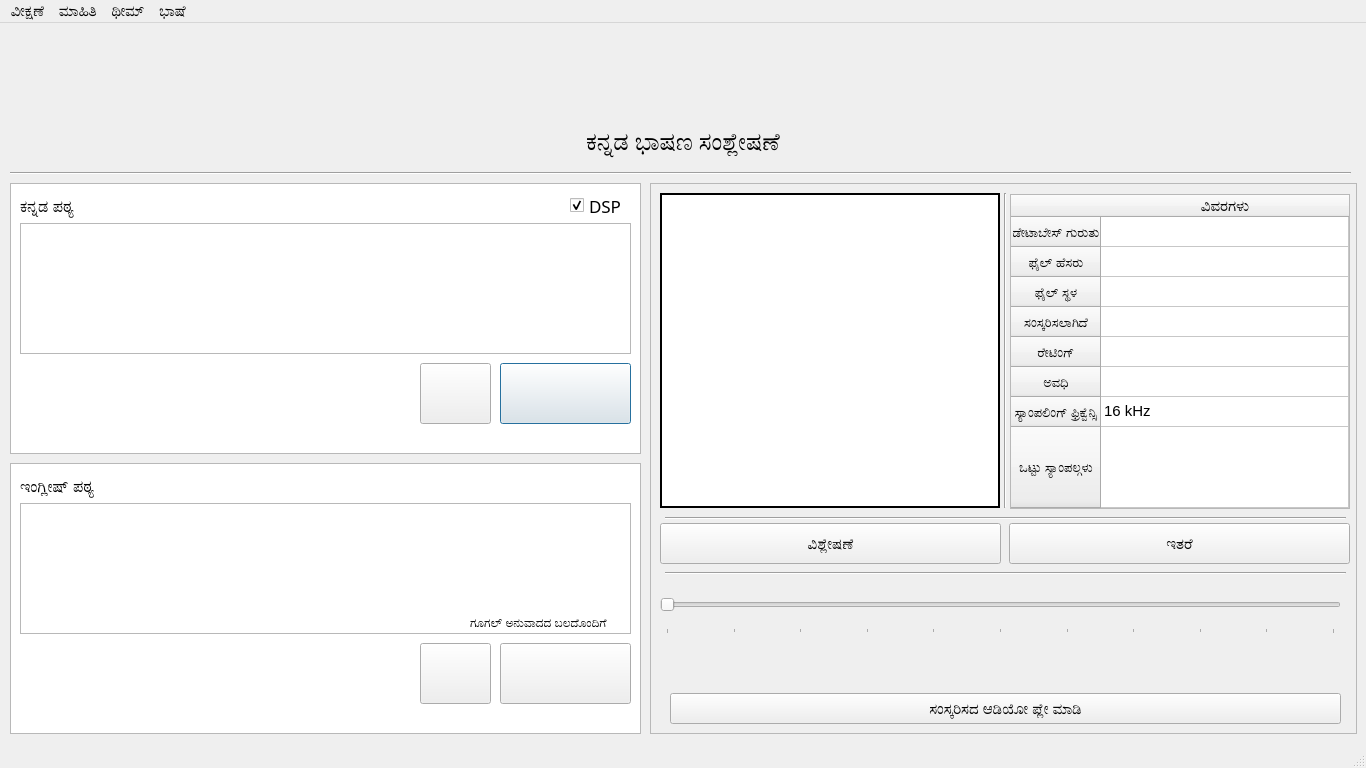
 <widget class="QMainWindow" name="MainWindow">
  <property name="geometry">
   <rect>
    <x>0</x>
    <y>0</y>
    <width>1366</width>
    <height>768</height>
   </rect>
  </property>
  <property name="sizePolicy">
   <sizepolicy hsizetype="Fixed" vsizetype="Fixed">
    <horstretch>100</horstretch>
    <verstretch>100</verstretch>
   </sizepolicy>
  </property>
  <property name="minimumSize">
   <size>
    <width>1300</width>
    <height>700</height>
   </size>
  </property>
  <property name="font">
   <font>
    <pointsize>11</pointsize>
   </font>
  </property>
  <property name="windowTitle">
   <string>Kannada Speech Synthesis</string>
  </property>
  <property name="windowIcon">
   <iconset resource="AppResources.qrc">
    <normaloff>:/img/img/icon.svg</normaloff>:/img/img/icon.svg</iconset>
  </property>
  <property name="toolButtonStyle">
   <enum>Qt::ToolButtonIconOnly</enum>
  </property>
  <property name="lang" stdset="0">
   <string>kn</string>
  </property>
  <widget class="QWidget" name="centralwidget">
   <property name="sizePolicy">
    <sizepolicy hsizetype="Fixed" vsizetype="Fixed">
     <horstretch>0</horstretch>
     <verstretch>0</verstretch>
    </sizepolicy>
   </property>
   <widget class="QLabel" name="rit_logo">
    <property name="geometry">
     <rect>
      <x>-1</x>
      <y>-10</y>
      <width>1366</width>
      <height>111</height>
     </rect>
    </property>
    <property name="text">
     <string>&lt;html&gt;&lt;head/&gt;&lt;body&gt;&lt;p align=&quot;center&quot;&gt;&lt;img src=&quot;:/img/img/icon.svg&quot; width=&quot;100&quot; height=&quot;100&quot;/&gt;&lt;/p&gt;&lt;/body&gt;&lt;/html&gt;</string>
    </property>
   </widget>
   <widget class="QLabel" name="project_title">
    <property name="geometry">
     <rect>
      <x>0</x>
      <y>100</y>
      <width>1366</width>
      <height>41</height>
     </rect>
    </property>
    <property name="font">
     <font>
      <family>Manjari</family>
     </font>
    </property>
    <property name="text">
     <string>&lt;!DOCTYPE HTML PUBLIC &quot;-//W3C//DTD HTML 4.0//EN&quot; &quot;http://www.w3.org/TR/REC-html40/strict.dtd&quot;&gt;
&lt;html&gt;&lt;head&gt;&lt;meta name=&quot;qrichtext&quot; content=&quot;1&quot; /&gt;&lt;style type=&quot;text/css&quot;&gt;
p, li { white-space: pre-wrap; }
&lt;/style&gt;&lt;/head&gt;&lt;body style=&quot; font-family:'Manjari'; font-size:11pt; font-weight:400; font-style:normal;&quot;&gt;
&lt;p align=&quot;center&quot; style=&quot; margin-top:0px; margin-bottom:0px; margin-left:0px; margin-right:0px; -qt-block-indent:0; text-indent:0px;&quot;&gt;&lt;span style=&quot; font-size:18pt;&quot;&gt;ಕನ್ನಡ ಭಾಷಣ ಸಂಶ್ಲೇಷಣೆ&lt;/span&gt;&lt;/p&gt;&lt;/body&gt;&lt;/html&gt;</string>
    </property>
   </widget>
   <widget class="QCheckBox" name="dsp">
    <property name="geometry">
     <rect>
      <x>570</x>
      <y>170</y>
      <width>64</width>
      <height>25</height>
     </rect>
    </property>
    <property name="font">
     <font>
      <family>Manjari</family>
      <pointsize>13</pointsize>
      <weight>50</weight>
      <bold>false</bold>
      <underline>false</underline>
      <stylestrategy>PreferDefault</stylestrategy>
     </font>
    </property>
    <property name="cursor">
     <cursorShape>PointingHandCursor</cursorShape>
    </property>
    <property name="mouseTracking">
     <bool>false</bool>
    </property>
    <property name="focusPolicy">
     <enum>Qt::NoFocus</enum>
    </property>
    <property name="contextMenuPolicy">
     <enum>Qt::NoContextMenu</enum>
    </property>
    <property name="acceptDrops">
     <bool>false</bool>
    </property>
    <property name="toolTip">
     <string>ಸಿಗ್ನಲ್ ಪ್ರೊಸೆಸಿಂಗ್ ಕಾರ್ಯಾಚರಣೆಯನ್ನು ಅನ್ವಯಿಸಿ</string>
    </property>
    <property name="layoutDirection">
     <enum>Qt::LeftToRight</enum>
    </property>
    <property name="text">
     <string>DSP</string>
    </property>
    <property name="iconSize">
     <size>
      <width>0</width>
      <height>0</height>
     </size>
    </property>
    <property name="checkable">
     <bool>true</bool>
    </property>
    <property name="checked">
     <bool>true</bool>
    </property>
    <property name="autoExclusive">
     <bool>false</bool>
    </property>
    <property name="tristate">
     <bool>false</bool>
    </property>
   </widget>
   <widget class="QPushButton" name="reset_button_2">
    <property name="enabled">
     <bool>true</bool>
    </property>
    <property name="geometry">
     <rect>
      <x>420</x>
      <y>620</y>
      <width>71</width>
      <height>61</height>
     </rect>
    </property>
    <property name="toolTip">
     <string>ಕ್ಲಿಯರ್</string>
    </property>
    <property name="statusTip">
     <string>ಕ್ಲಿಯರ್</string>
    </property>
    <property name="whatsThis">
     <string/>
    </property>
    <property name="text">
     <string/>
    </property>
    <property name="icon">
     <iconset resource="AppResources.qrc">
      <normaloff>:/img/img/clear_button.png</normaloff>:/img/img/clear_button.png</iconset>
    </property>
    <property name="iconSize">
     <size>
      <width>25</width>
      <height>25</height>
     </size>
    </property>
    <property name="shortcut">
     <string>Ctrl+Del</string>
    </property>
    <property name="default">
     <bool>false</bool>
    </property>
    <property name="flat">
     <bool>false</bool>
    </property>
   </widget>
   <widget class="QListView" name="listView_2">
    <property name="enabled">
     <bool>false</bool>
    </property>
    <property name="geometry">
     <rect>
      <x>650</x>
      <y>160</y>
      <width>707</width>
      <height>551</height>
     </rect>
    </property>
    <property name="palette">
     <palette>
      <active/>
      <inactive/>
      <disabled/>
     </palette>
    </property>
    <property name="font">
     <font>
      <kerning>true</kerning>
     </font>
    </property>
    <property name="mouseTracking">
     <bool>false</bool>
    </property>
    <property name="layoutDirection">
     <enum>Qt::LeftToRight</enum>
    </property>
    <property name="autoFillBackground">
     <bool>false</bool>
    </property>
    <property name="styleSheet">
     <string notr="true"/>
    </property>
    <property name="frameShape">
     <enum>QFrame::StyledPanel</enum>
    </property>
    <property name="frameShadow">
     <enum>QFrame::Raised</enum>
    </property>
    <property name="lineWidth">
     <number>1</number>
    </property>
    <property name="midLineWidth">
     <number>0</number>
    </property>
    <property name="editTriggers">
     <set>QAbstractItemView::NoEditTriggers</set>
    </property>
   </widget>
   <widget class="QPushButton" name="syn_button">
    <property name="geometry">
     <rect>
      <x>500</x>
      <y>340</y>
      <width>131</width>
      <height>61</height>
     </rect>
    </property>
    <property name="focusPolicy">
     <enum>Qt::NoFocus</enum>
    </property>
    <property name="toolTip">
     <string>ಸಂಶ್ಲೇಷಿಸಿ</string>
    </property>
    <property name="statusTip">
     <string>ಸಂಶ್ಲೇಷಿಸಿ</string>
    </property>
    <property name="whatsThis">
     <string/>
    </property>
    <property name="text">
     <string/>
    </property>
    <property name="icon">
     <iconset resource="AppResources.qrc">
      <normaloff>:/img/img/syn_button.png</normaloff>:/img/img/syn_button.png</iconset>
    </property>
    <property name="iconSize">
     <size>
      <width>30</width>
      <height>30</height>
     </size>
    </property>
    <property name="shortcut">
     <string>Ctrl+Return</string>
    </property>
    <property name="default">
     <bool>true</bool>
    </property>
    <property name="flat">
     <bool>false</bool>
    </property>
   </widget>
   <widget class="QTextEdit" name="kan_input">
    <property name="geometry">
     <rect>
      <x>20</x>
      <y>200</y>
      <width>611</width>
      <height>131</height>
     </rect>
    </property>
    <property name="font">
     <font>
      <pointsize>13</pointsize>
     </font>
    </property>
    <property name="locale">
     <locale language="Kannada" country="India"/>
    </property>
    <property name="frameShape">
     <enum>QFrame::StyledPanel</enum>
    </property>
    <property name="frameShadow">
     <enum>QFrame::Raised</enum>
    </property>
   </widget>
   <widget class="QColumnView" name="columnView_2">
    <property name="geometry">
     <rect>
      <x>10</x>
      <y>160</y>
      <width>631</width>
      <height>271</height>
     </rect>
    </property>
    <property name="frameShape">
     <enum>QFrame::StyledPanel</enum>
    </property>
    <property name="frameShadow">
     <enum>QFrame::Sunken</enum>
    </property>
   </widget>
   <widget class="QLabel" name="label_7">
    <property name="geometry">
     <rect>
      <x>20</x>
      <y>170</y>
      <width>58</width>
      <height>26</height>
     </rect>
    </property>
    <property name="font">
     <font>
      <pointsize>12</pointsize>
     </font>
    </property>
    <property name="text">
     <string>ಕನ್ನಡ ಪಠ್ಯ</string>
    </property>
   </widget>
   <widget class="Line" name="line">
    <property name="geometry">
     <rect>
      <x>10</x>
      <y>140</y>
      <width>1341</width>
      <height>20</height>
     </rect>
    </property>
    <property name="orientation">
     <enum>Qt::Horizontal</enum>
    </property>
   </widget>
   <widget class="QTextEdit" name="en_input">
    <property name="geometry">
     <rect>
      <x>20</x>
      <y>480</y>
      <width>611</width>
      <height>131</height>
     </rect>
    </property>
    <property name="font">
     <font>
      <pointsize>13</pointsize>
     </font>
    </property>
    <property name="toolTip">
     <string/>
    </property>
    <property name="frameShadow">
     <enum>QFrame::Raised</enum>
    </property>
   </widget>
   <widget class="QLabel" name="label_8">
    <property name="geometry">
     <rect>
      <x>20</x>
      <y>450</y>
      <width>79</width>
      <height>26</height>
     </rect>
    </property>
    <property name="font">
     <font>
      <pointsize>12</pointsize>
     </font>
    </property>
    <property name="text">
     <string>ಇಂಗ್ಲೀಷ್ ಪಠ್ಯ</string>
    </property>
   </widget>
   <widget class="QPushButton" name="translate_button">
    <property name="geometry">
     <rect>
      <x>500</x>
      <y>620</y>
      <width>131</width>
      <height>61</height>
     </rect>
    </property>
    <property name="font">
     <font>
      <pointsize>11</pointsize>
     </font>
    </property>
    <property name="toolTip">
     <string>ಅನುವಾದಿಸು (en-kn)</string>
    </property>
    <property name="statusTip">
     <string>ಅನುವಾದಿಸು (en-kn)</string>
    </property>
    <property name="text">
     <string/>
    </property>
    <property name="icon">
     <iconset resource="AppResources.qrc">
      <normaloff>:/img/img/translate_button.png</normaloff>:/img/img/translate_button.png</iconset>
    </property>
    <property name="iconSize">
     <size>
      <width>25</width>
      <height>25</height>
     </size>
    </property>
    <property name="shortcut">
     <string>Alt+Return</string>
    </property>
   </widget>
   <widget class="QLabel" name="label">
    <property name="geometry">
     <rect>
      <x>470</x>
      <y>590</y>
      <width>158</width>
      <height>20</height>
     </rect>
    </property>
    <property name="font">
     <font>
      <pointsize>9</pointsize>
      <italic>false</italic>
      <underline>false</underline>
     </font>
    </property>
    <property name="text">
     <string>ಗೂಗಲ್ ಅನುವಾದದ ಬಲದೊಂದಿಗೆ</string>
    </property>
   </widget>
   <widget class="QPushButton" name="reset_button_1">
    <property name="enabled">
     <bool>true</bool>
    </property>
    <property name="geometry">
     <rect>
      <x>420</x>
      <y>340</y>
      <width>71</width>
      <height>61</height>
     </rect>
    </property>
    <property name="toolTip">
     <string>ಕ್ಲಿಯರ್</string>
    </property>
    <property name="statusTip">
     <string>ಕ್ಲಿಯರ್</string>
    </property>
    <property name="whatsThis">
     <string/>
    </property>
    <property name="text">
     <string/>
    </property>
    <property name="icon">
     <iconset resource="AppResources.qrc">
      <normaloff>:/img/img/clear_button.png</normaloff>:/img/img/clear_button.png</iconset>
    </property>
    <property name="iconSize">
     <size>
      <width>25</width>
      <height>25</height>
     </size>
    </property>
    <property name="shortcut">
     <string>Ctrl+Del</string>
    </property>
    <property name="default">
     <bool>false</bool>
    </property>
    <property name="flat">
     <bool>false</bool>
    </property>
   </widget>
   <widget class="QPushButton" name="previous_button">
    <property name="geometry">
     <rect>
      <x>1210</x>
      <y>600</y>
      <width>61</width>
      <height>61</height>
     </rect>
    </property>
    <property name="toolTip">
     <string>ಹಿಂದಿನ ಆಡಿಯೋ</string>
    </property>
    <property name="statusTip">
     <string>ಹಿಂದಿನ ಆಡಿಯೋ</string>
    </property>
    <property name="text">
     <string/>
    </property>
    <property name="icon">
     <iconset resource="AppResources.qrc">
      <normaloff>:/img/img/previous.png</normaloff>:/img/img/previous.png</iconset>
    </property>
    <property name="iconSize">
     <size>
      <width>50</width>
      <height>50</height>
     </size>
    </property>
    <property name="shortcut">
     <string>Alt+Left</string>
    </property>
    <property name="flat">
     <bool>true</bool>
    </property>
   </widget>
   <widget class="QPushButton" name="next_button">
    <property name="geometry">
     <rect>
      <x>1280</x>
      <y>600</y>
      <width>61</width>
      <height>61</height>
     </rect>
    </property>
    <property name="toolTip">
     <string>ಮುಂದಿನ ಆಡಿಯೋ</string>
    </property>
    <property name="statusTip">
     <string>ಮುಂದಿನ ಆಡಿಯೋ</string>
    </property>
    <property name="text">
     <string/>
    </property>
    <property name="icon">
     <iconset resource="AppResources.qrc">
      <normaloff>:/img/img/next.png</normaloff>:/img/img/next.png</iconset>
    </property>
    <property name="iconSize">
     <size>
      <width>50</width>
      <height>50</height>
     </size>
    </property>
    <property name="shortcut">
     <string>Alt+Right</string>
    </property>
    <property name="flat">
     <bool>true</bool>
    </property>
   </widget>
   <widget class="QPushButton" name="play_button">
    <property name="geometry">
     <rect>
      <x>670</x>
      <y>600</y>
      <width>61</width>
      <height>61</height>
     </rect>
    </property>
    <property name="cursor">
     <cursorShape>PointingHandCursor</cursorShape>
    </property>
    <property name="toolTip">
     <string>ಆಡಿಯೊ ಪ್ಲೇ ಮಾಡಿ</string>
    </property>
    <property name="statusTip">
     <string>ಆಡಿಯೊ ಪ್ಲೇ ಮಾಡಿ</string>
    </property>
    <property name="text">
     <string/>
    </property>
    <property name="icon">
     <iconset resource="AppResources.qrc">
      <normaloff>:/img/img/play.png</normaloff>:/img/img/play.png</iconset>
    </property>
    <property name="iconSize">
     <size>
      <width>50</width>
      <height>50</height>
     </size>
    </property>
    <property name="shortcut">
     <string>Ctrl+Space</string>
    </property>
    <property name="flat">
     <bool>true</bool>
    </property>
   </widget>
   <widget class="QPushButton" name="stop_button">
    <property name="geometry">
     <rect>
      <x>730</x>
      <y>600</y>
      <width>61</width>
      <height>61</height>
     </rect>
    </property>
    <property name="cursor">
     <cursorShape>PointingHandCursor</cursorShape>
    </property>
    <property name="toolTip">
     <string>ಆಡಿಯೋ ಸ್ಟಾಪ್ ಮಾಡಿ</string>
    </property>
    <property name="statusTip">
     <string>ಆಡಿಯೋ ಸ್ಟಾಪ್ ಮಾಡಿ</string>
    </property>
    <property name="text">
     <string/>
    </property>
    <property name="icon">
     <iconset resource="AppResources.qrc">
      <normaloff>:/img/img/stop.png</normaloff>:/img/img/stop.png</iconset>
    </property>
    <property name="iconSize">
     <size>
      <width>66</width>
      <height>66</height>
     </size>
    </property>
    <property name="shortcut">
     <string>Ctrl+Shift+Space</string>
    </property>
    <property name="flat">
     <bool>true</bool>
    </property>
   </widget>
   <widget class="QSlider" name="play_progress">
    <property name="enabled">
     <bool>false</bool>
    </property>
    <property name="geometry">
     <rect>
      <x>660</x>
      <y>560</y>
      <width>681</width>
      <height>51</height>
     </rect>
    </property>
    <property name="font">
     <font>
      <pointsize>11</pointsize>
     </font>
    </property>
    <property name="maximum">
     <number>100</number>
    </property>
    <property name="pageStep">
     <number>10</number>
    </property>
    <property name="tracking">
     <bool>true</bool>
    </property>
    <property name="orientation">
     <enum>Qt::Horizontal</enum>
    </property>
    <property name="invertedAppearance">
     <bool>false</bool>
    </property>
    <property name="invertedControls">
     <bool>false</bool>
    </property>
    <property name="tickPosition">
     <enum>QSlider::TicksBelow</enum>
    </property>
    <property name="tickInterval">
     <number>10</number>
    </property>
   </widget>
   <widget class="QTextEdit" name="text_view">
    <property name="enabled">
     <bool>true</bool>
    </property>
    <property name="geometry">
     <rect>
      <x>660</x>
      <y>170</y>
      <width>340</width>
      <height>315</height>
     </rect>
    </property>
    <property name="font">
     <font>
      <pointsize>15</pointsize>
      <weight>50</weight>
      <bold>false</bold>
     </font>
    </property>
    <property name="frameShape">
     <enum>QFrame::WinPanel</enum>
    </property>
    <property name="frameShadow">
     <enum>QFrame::Plain</enum>
    </property>
    <property name="textInteractionFlags">
     <set>Qt::TextSelectableByKeyboard|Qt::TextSelectableByMouse</set>
    </property>
   </widget>
   <widget class="QPushButton" name="refresh_button">
    <property name="geometry">
     <rect>
      <x>1130</x>
      <y>600</y>
      <width>61</width>
      <height>61</height>
     </rect>
    </property>
    <property name="toolTip">
     <string>ರಿಫ್ರೆಶ್</string>
    </property>
    <property name="statusTip">
     <string>ರಿಫ್ರೆಶ್</string>
    </property>
    <property name="text">
     <string/>
    </property>
    <property name="icon">
     <iconset resource="AppResources.qrc">
      <normaloff>:/img/img/refresh.png</normaloff>:/img/img/refresh.png</iconset>
    </property>
    <property name="iconSize">
     <size>
      <width>50</width>
      <height>50</height>
     </size>
    </property>
    <property name="shortcut">
     <string>F5</string>
    </property>
    <property name="flat">
     <bool>true</bool>
    </property>
   </widget>
   <widget class="QPushButton" name="analysis_button">
    <property name="geometry">
     <rect>
      <x>660</x>
      <y>500</y>
      <width>341</width>
      <height>41</height>
     </rect>
    </property>
    <property name="font">
     <font>
      <weight>50</weight>
      <bold>false</bold>
      <stylestrategy>PreferAntialias</stylestrategy>
      <kerning>true</kerning>
     </font>
    </property>
    <property name="toolTip">
     <string>ಆಡಿಯೋ ವಿಶ್ಲೇಷಣೆ</string>
    </property>
    <property name="statusTip">
     <string>ಆಡಿಯೋ ವಿಶ್ಲೇಷಣೆ</string>
    </property>
    <property name="layoutDirection">
     <enum>Qt::LeftToRight</enum>
    </property>
    <property name="autoFillBackground">
     <bool>false</bool>
    </property>
    <property name="text">
     <string>ವಿಶ್ಲೇಷಣೆ</string>
    </property>
    <property name="iconSize">
     <size>
      <width>30</width>
      <height>30</height>
     </size>
    </property>
    <property name="shortcut">
     <string notr="true"/>
    </property>
    <property name="checkable">
     <bool>false</bool>
    </property>
    <property name="autoDefault">
     <bool>false</bool>
    </property>
    <property name="default">
     <bool>false</bool>
    </property>
    <property name="flat">
     <bool>false</bool>
    </property>
   </widget>
   <widget class="QPushButton" name="misc_button">
    <property name="geometry">
     <rect>
      <x>1009</x>
      <y>500</y>
      <width>341</width>
      <height>41</height>
     </rect>
    </property>
    <property name="font">
     <font>
      <weight>50</weight>
      <bold>false</bold>
      <stylestrategy>PreferAntialias</stylestrategy>
      <kerning>true</kerning>
     </font>
    </property>
    <property name="toolTip">
     <string>ಇತರೆ</string>
    </property>
    <property name="statusTip">
     <string>ಇತರೆ</string>
    </property>
    <property name="layoutDirection">
     <enum>Qt::LeftToRight</enum>
    </property>
    <property name="autoFillBackground">
     <bool>true</bool>
    </property>
    <property name="text">
     <string>ಇತರೆ</string>
    </property>
    <property name="iconSize">
     <size>
      <width>30</width>
      <height>30</height>
     </size>
    </property>
    <property name="checkable">
     <bool>false</bool>
    </property>
    <property name="autoDefault">
     <bool>false</bool>
    </property>
    <property name="default">
     <bool>false</bool>
    </property>
    <property name="flat">
     <bool>false</bool>
    </property>
   </widget>
   <widget class="QColumnView" name="columnView_3">
    <property name="geometry">
     <rect>
      <x>10</x>
      <y>440</y>
      <width>631</width>
      <height>271</height>
     </rect>
    </property>
    <property name="frameShape">
     <enum>QFrame::StyledPanel</enum>
    </property>
    <property name="frameShadow">
     <enum>QFrame::Sunken</enum>
    </property>
   </widget>
   <widget class="Line" name="line_2">
    <property name="geometry">
     <rect>
      <x>665</x>
      <y>540</y>
      <width>681</width>
      <height>20</height>
     </rect>
    </property>
    <property name="orientation">
     <enum>Qt::Horizontal</enum>
    </property>
   </widget>
   <widget class="Line" name="line_3">
    <property name="geometry">
     <rect>
      <x>995</x>
      <y>170</y>
      <width>20</width>
      <height>315</height>
     </rect>
    </property>
    <property name="orientation">
     <enum>Qt::Vertical</enum>
    </property>
   </widget>
   <widget class="Line" name="line_4">
    <property name="geometry">
     <rect>
      <x>665</x>
      <y>485</y>
      <width>681</width>
      <height>20</height>
     </rect>
    </property>
    <property name="orientation">
     <enum>Qt::Horizontal</enum>
    </property>
   </widget>
   <widget class="QTableWidget" name="details_table">
    <property name="geometry">
     <rect>
      <x>1010</x>
      <y>171</y>
      <width>340</width>
      <height>315</height>
     </rect>
    </property>
    <property name="sizePolicy">
     <sizepolicy hsizetype="Minimum" vsizetype="Minimum">
      <horstretch>0</horstretch>
      <verstretch>0</verstretch>
     </sizepolicy>
    </property>
    <property name="toolTip">
     <string/>
    </property>
    <property name="editTriggers">
     <set>QAbstractItemView::NoEditTriggers</set>
    </property>
    <property name="selectionMode">
     <enum>QAbstractItemView::SingleSelection</enum>
    </property>
    <property name="textElideMode">
     <enum>Qt::ElideRight</enum>
    </property>
    <property name="cornerButtonEnabled">
     <bool>false</bool>
    </property>
    <attribute name="horizontalHeaderStretchLastSection">
     <bool>true</bool>
    </attribute>
    <attribute name="verticalHeaderStretchLastSection">
     <bool>true</bool>
    </attribute>
    <row>
     <property name="text">
      <string>ಡೇಟಾಬೇಸ್ ಗುರುತು</string>
     </property>
     <property name="font">
      <font>
       <pointsize>10</pointsize>
      </font>
     </property>
     <property name="textAlignment">
      <set>AlignHCenter|AlignVCenter|AlignCenter</set>
     </property>
    </row>
    <row>
     <property name="text">
      <string>ಫೈಲ್ ಹೆಸರು</string>
     </property>
     <property name="font">
      <font>
       <pointsize>10</pointsize>
      </font>
     </property>
     <property name="textAlignment">
      <set>AlignHCenter|AlignVCenter|AlignCenter</set>
     </property>
    </row>
    <row>
     <property name="text">
      <string>ಫೈಲ್ ಸ್ಥಳ</string>
     </property>
     <property name="font">
      <font>
       <pointsize>10</pointsize>
      </font>
     </property>
     <property name="textAlignment">
      <set>AlignHCenter|AlignVCenter|AlignCenter</set>
     </property>
    </row>
    <row>
     <property name="text">
      <string>ಸಂಸ್ಕರಿಸಲಾಗಿದೆ</string>
     </property>
     <property name="font">
      <font>
       <pointsize>10</pointsize>
      </font>
     </property>
     <property name="textAlignment">
      <set>AlignHCenter|AlignVCenter|AlignCenter</set>
     </property>
    </row>
    <row>
     <property name="text">
      <string>ರೇಟಿಂಗ್</string>
     </property>
     <property name="font">
      <font>
       <pointsize>10</pointsize>
      </font>
     </property>
     <property name="textAlignment">
      <set>AlignHCenter|AlignVCenter|AlignCenter</set>
     </property>
    </row>
    <row>
     <property name="text">
      <string>ಅವಧಿ</string>
     </property>
     <property name="font">
      <font>
       <pointsize>10</pointsize>
      </font>
     </property>
     <property name="textAlignment">
      <set>AlignHCenter|AlignVCenter|AlignCenter</set>
     </property>
    </row>
    <row>
     <property name="text">
      <string>ಸ್ಯಾಂಪಲಿಂಗ್ ಫ್ರಿಕ್ವೆನ್ಸಿ</string>
     </property>
     <property name="font">
      <font>
       <pointsize>10</pointsize>
      </font>
     </property>
     <property name="textAlignment">
      <set>AlignHCenter|AlignVCenter|AlignCenter</set>
     </property>
    </row>
    <row>
     <property name="text">
      <string>ಒಟ್ಟು ಸ್ಯಾಂಪಲ್ಗಳು</string>
     </property>
     <property name="font">
      <font>
       <pointsize>10</pointsize>
      </font>
     </property>
     <property name="textAlignment">
      <set>AlignHCenter|AlignVCenter|AlignCenter</set>
     </property>
    </row>
    <column>
     <property name="text">
      <string>ವಿವರಗಳು</string>
     </property>
    </column>
    <item row="1" column="0">
     <property name="text">
      <string/>
     </property>
    </item>
    <item row="2" column="0">
     <property name="text">
      <string/>
     </property>
    </item>
    <item row="6" column="0">
     <property name="text">
      <string>16 kHz</string>
     </property>
    </item>
   </widget>
   <widget class="QPushButton" name="play_unproc">
    <property name="geometry">
     <rect>
      <x>670</x>
      <y>670</y>
      <width>671</width>
      <height>31</height>
     </rect>
    </property>
    <property name="cursor">
     <cursorShape>PointingHandCursor</cursorShape>
    </property>
    <property name="toolTip">
     <string>Play</string>
    </property>
    <property name="statusTip">
     <string>Play</string>
    </property>
    <property name="text">
     <string>ಸಂಸ್ಕರಿಸದ ಆಡಿಯೋ ಪ್ಲೇ ಮಾಡಿ</string>
    </property>
    <property name="icon">
     <iconset resource="AppResources.qrc">
      <normaloff>:/img/img/raw_audio.png</normaloff>:/img/img/raw_audio.png</iconset>
    </property>
    <property name="iconSize">
     <size>
      <width>20</width>
      <height>20</height>
     </size>
    </property>
    <property name="shortcut">
     <string>Ctrl+Shift+Space</string>
    </property>
    <property name="autoDefault">
     <bool>false</bool>
    </property>
    <property name="default">
     <bool>false</bool>
    </property>
    <property name="flat">
     <bool>false</bool>
    </property>
   </widget>
   <zorder>columnView_3</zorder>
   <zorder>columnView_2</zorder>
   <zorder>listView_2</zorder>
   <zorder>rit_logo</zorder>
   <zorder>project_title</zorder>
   <zorder>dsp</zorder>
   <zorder>reset_button_2</zorder>
   <zorder>syn_button</zorder>
   <zorder>kan_input</zorder>
   <zorder>label_7</zorder>
   <zorder>line</zorder>
   <zorder>en_input</zorder>
   <zorder>label_8</zorder>
   <zorder>translate_button</zorder>
   <zorder>label</zorder>
   <zorder>reset_button_1</zorder>
   <zorder>previous_button</zorder>
   <zorder>next_button</zorder>
   <zorder>play_button</zorder>
   <zorder>stop_button</zorder>
   <zorder>play_progress</zorder>
   <zorder>text_view</zorder>
   <zorder>refresh_button</zorder>
   <zorder>analysis_button</zorder>
   <zorder>misc_button</zorder>
   <zorder>line_2</zorder>
   <zorder>line_3</zorder>
   <zorder>line_4</zorder>
   <zorder>details_table</zorder>
   <zorder>play_unproc</zorder>
  </widget>
  <widget class="QMenuBar" name="menubar">
   <property name="geometry">
    <rect>
     <x>0</x>
     <y>0</y>
     <width>1366</width>
     <height>32</height>
    </rect>
   </property>
   <widget class="QMenu" name="menuAbout">
    <property name="title">
     <string>ಮಾಹಿತಿ</string>
    </property>
    <addaction name="actionDevelopers"/>
    <addaction name="actionMentor"/>
    <addaction name="actionLicense"/>
    <addaction name="actionAbout_Project"/>
    <addaction name="actionReport"/>
   </widget>
   <widget class="QMenu" name="menuView">
    <property name="layoutDirection">
     <enum>Qt::LeftToRight</enum>
    </property>
    <property name="tearOffEnabled">
     <bool>false</bool>
    </property>
    <property name="title">
     <string>ವೀಕ್ಷಣೆ</string>
    </property>
    <addaction name="actionSynthesized_Text"/>
    <addaction name="actionTranslations_Text"/>
   </widget>
   <widget class="QMenu" name="menuTheme">
    <property name="title">
     <string>ಥೀಮ್</string>
    </property>
    <addaction name="actionGTK"/>
    <addaction name="actionWindows"/>
    <addaction name="actionPlastique"/>
    <addaction name="actionMotif"/>
    <addaction name="actionCleanlooks"/>
    <addaction name="actionCDE"/>
   </widget>
   <widget class="QMenu" name="menuLanguage">
    <property name="title">
     <string>ಭಾಷೆ</string>
    </property>
    <addaction name="actionEnglish"/>
    <addaction name="actionKannada"/>
   </widget>
   <addaction name="menuView"/>
   <addaction name="menuAbout"/>
   <addaction name="menuTheme"/>
   <addaction name="menuLanguage"/>
  </widget>
  <widget class="QStatusBar" name="statusbar"/>
  <action name="actionDevelopers">
   <property name="text">
    <string>ಅಭಿವರ್ಧಕರ ತಂಡ</string>
   </property>
   <property name="shortcut">
    <string>Ctrl+D</string>
   </property>
  </action>
  <action name="actionMentor">
   <property name="text">
    <string>ಮಾರ್ಗದರ್ಶಕ</string>
   </property>
   <property name="toolTip">
    <string>Mentor</string>
   </property>
   <property name="shortcut">
    <string>Ctrl+M</string>
   </property>
  </action>
  <action name="actionAbout_Project">
   <property name="text">
    <string>ಪ್ರಾಜೆಕ್ಟ್  ಬಗ್ಗೆ  ಮಾಹಿತಿ</string>
   </property>
   <property name="toolTip">
    <string>About Project</string>
   </property>
   <property name="shortcut">
    <string>Ctrl+P</string>
   </property>
  </action>
  <action name="actionLicense">
   <property name="text">
    <string>ಪರವಾನಗಿ</string>
   </property>
   <property name="shortcut">
    <string>Ctrl+G</string>
   </property>
  </action>
  <action name="actionSynthesized_Text">
   <property name="text">
    <string>ಸಂಶ್ಲೇಷಣೆಯ ಪಟ್ಟಿ</string>
   </property>
   <property name="shortcut">
    <string>Ctrl+L</string>
   </property>
   <property name="softKeyRole">
    <enum>QAction::NoSoftKey</enum>
   </property>
  </action>
  <action name="actionGTK">
   <property name="checkable">
    <bool>true</bool>
   </property>
   <property name="checked">
    <bool>true</bool>
   </property>
   <property name="text">
    <string>GTK</string>
   </property>
   <property name="shortcut">
    <string>Ctrl+1</string>
   </property>
  </action>
  <action name="actionWindows">
   <property name="checkable">
    <bool>true</bool>
   </property>
   <property name="text">
    <string>Windows</string>
   </property>
   <property name="shortcut">
    <string>Ctrl+2</string>
   </property>
  </action>
  <action name="actionPlastique">
   <property name="checkable">
    <bool>true</bool>
   </property>
   <property name="text">
    <string>Plastique</string>
   </property>
   <property name="shortcut">
    <string>Ctrl+3</string>
   </property>
  </action>
  <action name="actionMotif">
   <property name="checkable">
    <bool>true</bool>
   </property>
   <property name="text">
    <string>Motif</string>
   </property>
   <property name="shortcut">
    <string>Ctrl+4</string>
   </property>
  </action>
  <action name="actionCleanlooks">
   <property name="checkable">
    <bool>true</bool>
   </property>
   <property name="text">
    <string>Cleanlooks</string>
   </property>
   <property name="shortcut">
    <string>Ctrl+5</string>
   </property>
  </action>
  <action name="actionCDE">
   <property name="checkable">
    <bool>true</bool>
   </property>
   <property name="text">
    <string>CDE</string>
   </property>
   <property name="shortcut">
    <string>Ctrl+6</string>
   </property>
  </action>
  <action name="actionTranslations_Text">
   <property name="text">
    <string>ಅನುವಾದಗಳ ಪಟ್ಟಿ</string>
   </property>
   <property name="shortcut">
    <string>Ctrl+Shift+L</string>
   </property>
  </action>
  <action name="actionEnglish">
   <property name="checkable">
    <bool>true</bool>
   </property>
   <property name="text">
    <string>ಇಂಗ್ಲೀಷ್</string>
   </property>
  </action>
  <action name="actionKannada">
   <property name="checkable">
    <bool>true</bool>
   </property>
   <property name="text">
    <string>ಕನ್ನಡ</string>
   </property>
  </action>
  <action name="actionReport">
   <property name="text">
    <string>ಈ ಅಪ್ಲಿಕೇಶನ್ ಬಗ್ಗೆ</string>
   </property>
  </action>
 </widget>
